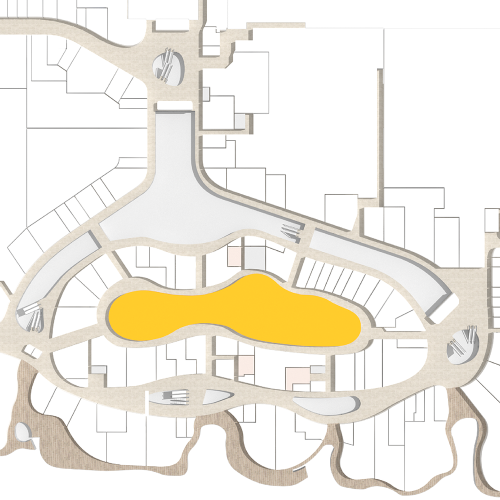
#> input picture map/vivocity.png, 1000 x 1000 px, found by its file name (shown at 1/2 size)
$ python extract_free_space.py
#> lines starting #> are read from the running program, lines starting #| are printed output that depends on the picture; after the words box and inside, x2 and y2 are one past the last pixel; in counts of white or black regions, pixels touching at a corner belong together
import cv2
import numpy as np
import matplotlib.pyplot as plt

map = cv2.imread('./map/vivocity.png')
#> map is the input picture: shape (1000, 1000, 3); mean B, G, R 227.1, 237.3, 241.7
map = cv2.cvtColor(map, cv2.COLOR_BGR2RGB)

# light_free = (223, 213, 193)
# dark_free = (239, 227, 213)
light_free = (210, 200, 190)
dark_free = (250, 240, 230)
free_space = cv2.inRange(map, light_free, dark_free)
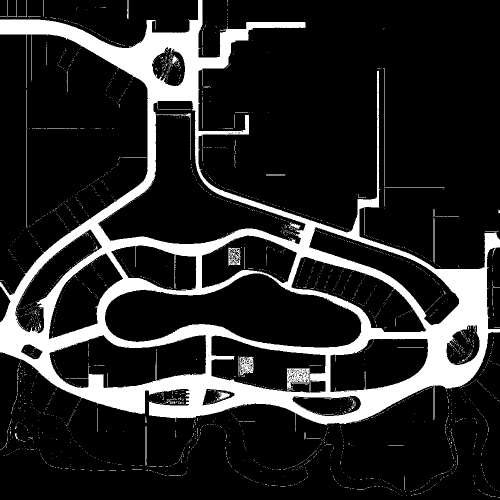
#> free_space: shape (1000, 1000) (shown at 1/2 size); 16% white; 3012 white regions (2948 under 20 px), largest, box (x1, y1, x2, y2) and area: (0, 0, 1000, 853) 150251, (479, 713, 507, 750) 657, (458, 496, 481, 530) 453

plt.subplot(1,2,1)
plt.imshow(map)
plt.subplot(1,2,2)
plt.imshow(free_space)
plt.show()
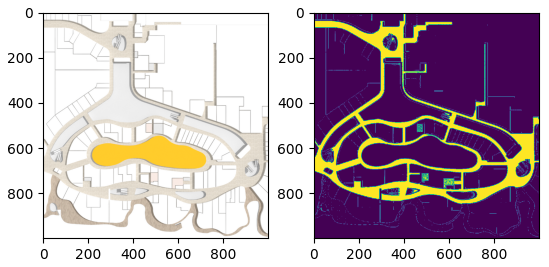
#> figure drawn by matplotlib, 2 panels

cv2.imwrite("./map/vivocity_freespace.png", free_space)
print('test')
